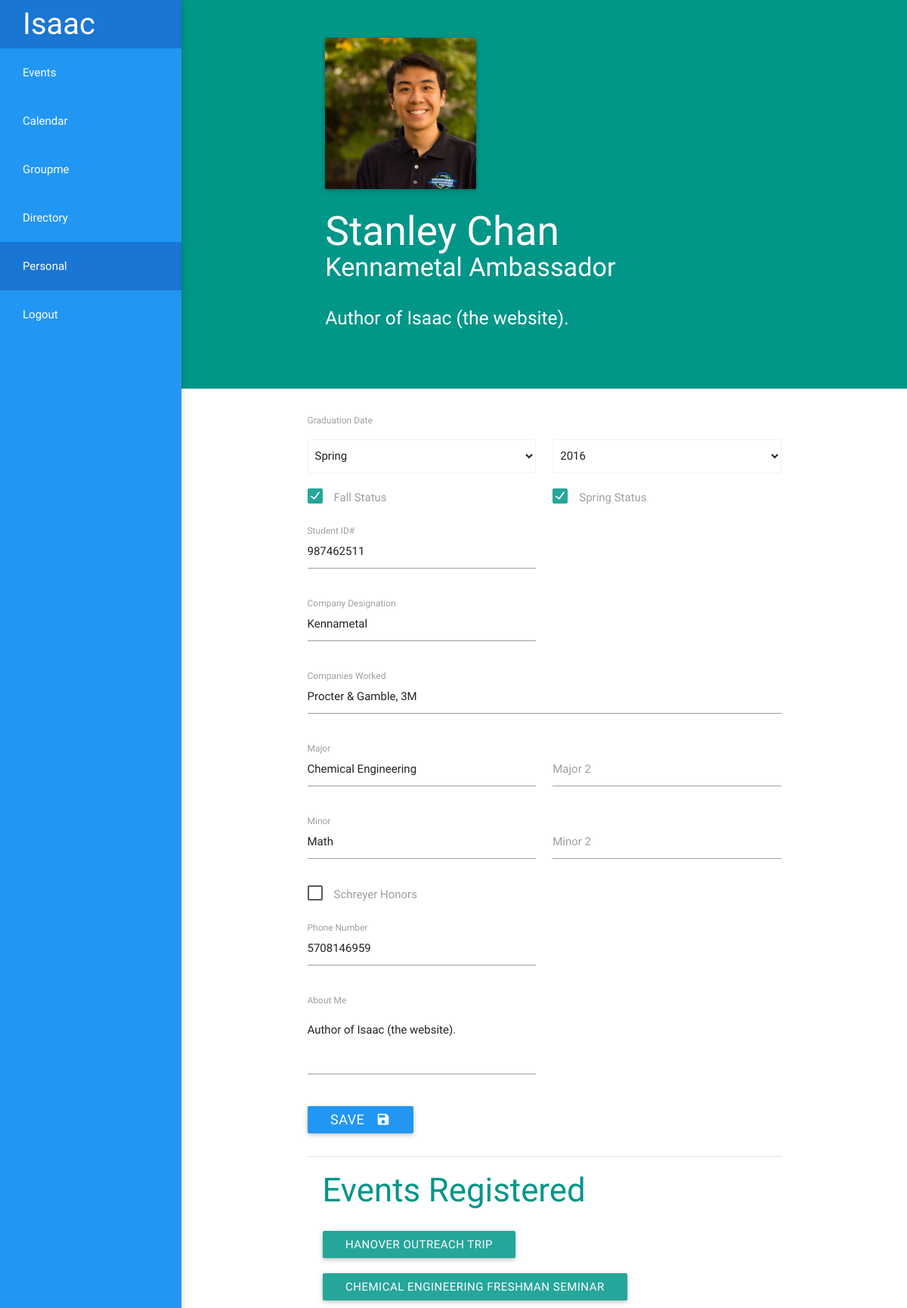
/personal/edit/ (signed in), run on the app's committed database.
### personal/models.py (models this page shows)
class EngineeringAmbassador(models.Model):
     user = models.OneToOneField(User)
     picture = models.ImageField(blank = True, upload_to = 'profile_pics/')
     rank = models.CharField(max_length = 20, blank = True, default ="Ambassador")
     aboutme = models.TextField(max_length = 500, blank = True)
     grad_semester = models.CharField(max_length = 6, blank = True, default="Spring")
     grad_year = models.CharField(max_length = 4, blank = True, default = "2015")
     fall_status = models.BooleanField(default=True)
     spring_status = models.BooleanField(default=True)
     student_id = models.PositiveIntegerField(blank = True, null=True)
     company_designation = models.CharField(max_length = 20, blank=True)
     companies_worked = models.TextField(blank = True)
     major = models.CharField(blank=True, max_length = 40)
     major_2 = models.CharField(max_length = 40, blank = True)
     minor = models.CharField(max_length = 40, blank = True)
     minor_2 = models.CharField(max_length = 40, blank = True)
     schreyer_honors = models.BooleanField(default = False)
     phone = models.CharField(max_length = 10, blank=True)
     groupme_id = models.CharField(max_length = 20, blank=True, null=True)
     def __unicode__(self):
		return self.user.first_name + ' ' + self.user.last_name

### events/models.py (models this page shows, shortened)
class Event(models.Model):
	time = models.TimeField()
	date = models.DateField()
	hours = models.DecimalField(max_digits=3,decimal_places=1, blank = True, null = True, default=0)
	location = models.CharField(max_length = 140, blank = True, null = True)
	total_EAs = models.PositiveSmallIntegerField(default = 0, blank = True, null = True)
	EAs_needed = models.PositiveSmallIntegerField(default = 0, blank = True, null = True, editable=False)
	note = models.CharField(max_length = 500, blank = True, null = True, default="No additional notes")
	EAs_registered = models.ManyToManyField(User, related_name= "event", blank = True)
	objects = InheritanceManager()
	def __unicode__(self):
		if hasattr(self, 'outreachtrip'):
			return self.outreachtrip.__unicode__()
		elif hasattr(self, 'tour'):
			return self.tour.__unicode__()
		elif hasattr(self, 'engrclass'):
			return self.engrclass.__unicode__()
		elif hasattr(self, 'mycoe'):
			return self.mycoe.__unicode__()
		elif hasattr(self, 'freshmanseminar'):
			return self.freshmanseminar.__unicode__()
		else:
			return 'Event'

class OutreachTrip(Event):
	school = models.CharField(max_length=30)
	color = "blue"
	shade = "darken-1"
	def __unicode__(self):
		return self.school + " Outreach Trip"

class FreshmanSeminar(Event):
	major = models.CharField(max_length = 40)
	professor = models.CharField(max_length = 40)
	color = "indigo"
	shade = ""
	def __unicode__(self):
		return self.major + " Freshman Seminar"

### personal/views.py (the view)
# urls.py: url(r'edit/', views.edit, name = 'edit'),
@login_required(login_url='/login/')
def edit(request):
    edit = True
    years = []
    for i in range(0,8):
        years.append(time.localtime()[0] + i)
    stylesheet = 'personal/profile.css'
    app = 'personal'
    ambassador = get_object_or_404(EngineeringAmbassador, user = request.user)
    profile_pic = ambassador.picture.url
    grad_year = int(ambassador.grad_year)
    events_registered = request.user.event.all()
    return render(request, 'personal/profile.html', {'stylesheet':stylesheet, 'app': app, 'profile_pic':profile_pic, 'ambassador':ambassador, 'events_registered':events_registered, 'edit':edit, 'years':years,'grad_year':grad_year,})

### personal/templates/personal/profile.html
{% include 'header.html' %}
{% include 'personal/profile_header.html' %}
{% if edit %}
    {% include 'personal/profile_edit.html' %}
{% else %}
    {% include 'personal/profile_template.html' %}
{% endif %}
{% include 'personal/profile_events.html' %}
{% include 'footer.html' %}

### personal/templates/personal/profile_header.html (shortened to what this page needs)
<div id="profile-header" class="valign-wrapper teal">
    <div id="header-content" class="white-text container valign ">
        <div class="row">
            <div id="profile-pic-wrapper"><img {% if ambassador.picture %}src='{{ambassador.picture.url}}'{% endif %} alt="{{ambassador}}" id='profile_pic' align="middle"></div>
        </div>
        <div class="row">
            <h2>{{ambassador}}</h2>
            <h4>{{ambassador.company_designation}} {{ambassador.rank}}</h4>
        </div>
        <div class="row">
            <h5>{{ambassador.aboutme}}</h5>
        </div>
    </div>
</div>

### personal/templates/personal/profile_edit.html (shortened to what this page needs)
  <div class="container" id="profile_edit">
    <form class="col s12" method="post" action="/personal/">
      <label>Graduation Date</label>
      <div class="row">
        <div class="input-field col s12 l6">
          <select name="grad_semester">
            <option {% if ambassador.grad_semester == "Spring" %} selected="selected" {% endif %} value="Spring">Spring</option>
          </select>
        </div>
        <div class="input-field col s12 l6">
          <select name="grad_year">
            {% for year in years %}
            <option value="{{year}}"
              {% if grad_year == year %}
              selected="selected"
              {% endif %}
            >{{year}}</option>
            {% endfor %}
          </select>
        </div>
      </div>
      <div class="row" id="semester-status">
        <div class="col s12 l6">
          <label for="fall_status">Fall Status</label>
        </div>
        <div class="col s12 l6">
          <label for="spring_status">Spring Status</label>
        </div>
      </div>
      <div class="row">
        <div class="input-field col s12 l6">
          <input id="student_id" name="student_id" type="text" class="validate" value="{{ambassador.student_id}}">
          <label for="student_id">Student ID#</label>
        </div>
      </div>
      <div class="row">
        <div class="input-field col s12 l6">
          <input id="company_designation" name="company_designation" type="text" class="validate" value="{{ambassador.company_designation}}">
          <label for="company_designation">Company Designation</label>
        </div>
      </div>
      <div class="row">
        <div class="input-field col s12">
          <input id="companies_worked" name="companies_worked" class="validate" type="text" length="240" value="{{ambassador.companies_worked}}">
          <label for="companies_worked">Companies Worked</label>
        </div>
      </div>
      <div class="row">
        <div class="input-field col s12 l6">
          <input id="major" name="major" type="text" class="validate" value="{{ambassador.major}}">
          <label for="major">Major</label>
        </div>
        <div class="input-field col s12 l6">
          <input id="major_2" name="major_2" type="text" class="validate" value="{{ambassador.major_2}}">
          <label for="major_2">Major 2</label>
        </div>
      </div>
      <div class="row">
        <div class="input-field col s12 l6">
          <input id="minor" name="minor" type="text" class="validate" value="{{ambassador.minor}}">
          <label for="minor">Minor</label>
        </div>
        <div class="input-field col s12 l6">
          <input id="minor_2" name="minor_2" type="text" class="validate" value="{{ambassador.minor_2}}">
          <label for="minor_2">Minor 2</label>
        </div>
      </div>
      <div class="row">
        <div class="col s12 l6">
          <label for="schreyer_honors">Schreyer Honors</label>
        </div>
      </div>
      <div class="row">
        <div class="input-field col s12 l6">
          <input id="phone" name="phone" type="text" class="validate" value="{{ambassador.phone}}">
          <label for="phone">Phone Number</label>
        </div>
      </div>
      <div class="row">
        <div class="input-field col s12 l6">
          <textarea id="aboutme_edit" name="aboutme" class="materialize-textarea" length="500">{{ambassador.aboutme}}</textarea>
          <label for="aboutme_edit">About Me</label>
        </div>
      </div>
      <button id="edit-btn" class="btn blue waves-effect waves-light" type="submit" name="save">Save
    		<i class="mdi-content-save right"></i>
  		</button>
    </form>
  </div>

### personal/templates/personal/profile_events.html
<div class="container">
    <div class="divider"></div>
    <div id="events" class="teal-text">
        <h3 id="events_registered">Events Registered</h3>
        {% for event in events_registered %}
            <span><a href="{% url 'events:detail' event.id %}" class=" {{event.color}} waves-effect waves-light btn">{{event}}</a></span>
        {% endfor %}
    </div>
</div>

### static/overall.css (style rules this page uses)
body { padding-left: 240px; }

### static/personal/profile.css (style rules this page uses)
#profile-header { position: relative; padding:50px; }
#header-content { display:block; }
#profile_pic { height: 200px; width: 200px; margin-right: 30px; border-radius:2px; box-shadow: 0 2px 5px 0 rgba(0, 0, 0, 0.16), 0 2px 10px 0 rgba(0, 0, 0, 0.12); }
h2 { margin-bottom:0; }
h4 { margin-top: 0; }
.btn { margin: 10px; margin-left:20px; }
#events_registered { margin: 20px; }
#profile_edit { margin-top:30px; margin-bottom:30px; }
#edit-btn { margin: 0; font-size:18px; }

### data on the page
EngineeringAmbassador: picture+user (picture), user.last_name "Stanley Chan", company_designation "Kennametal", rank "Ambassador", aboutme "Author of Isaac (the website).", grad_semester "Spring", student_id "987462511", companies_worked "Procter & Gamble, 3M", major "Chemical Engineering", minor "Math", phone "5708146959"
Event: id.school "HANOVER OUTREACH TRIP"
Event: id.major "CHEMICAL ENGINEERING FRESHMAN SEMINAR"

### other printed values
form field grad_year "2016"
